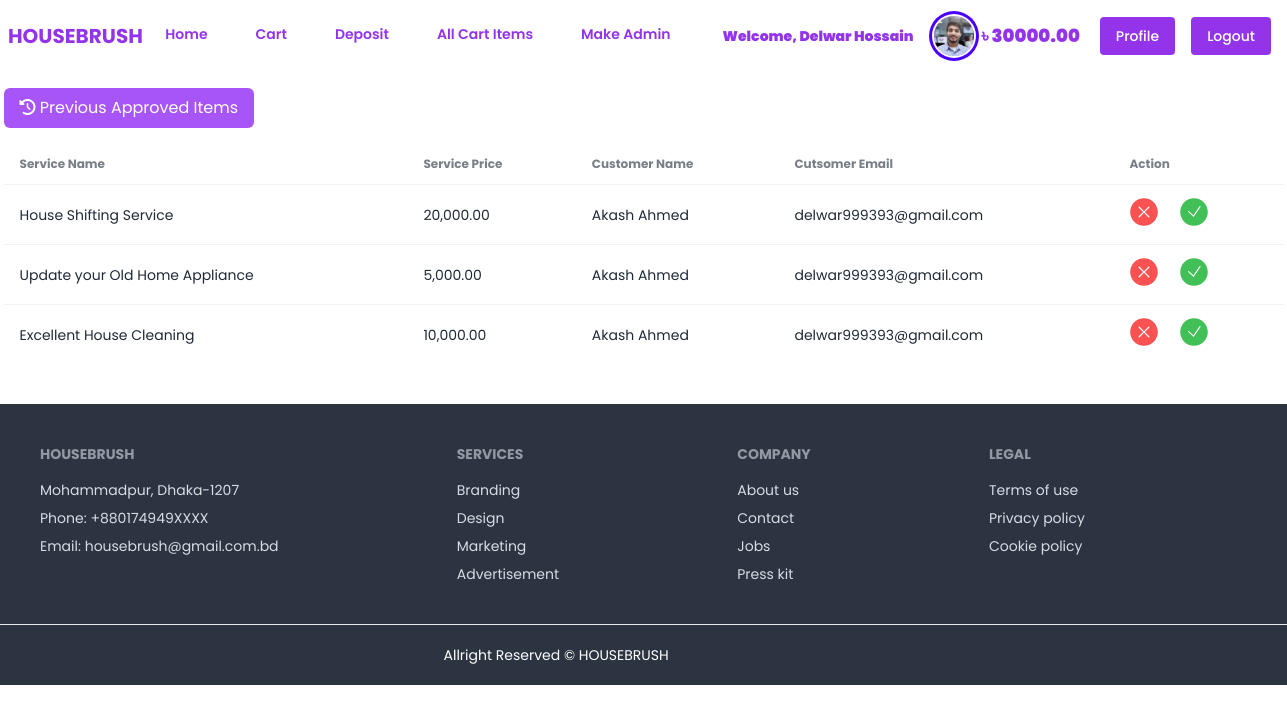
/services/cart_items/ (signed in), run on an earlier commit of the app's database.
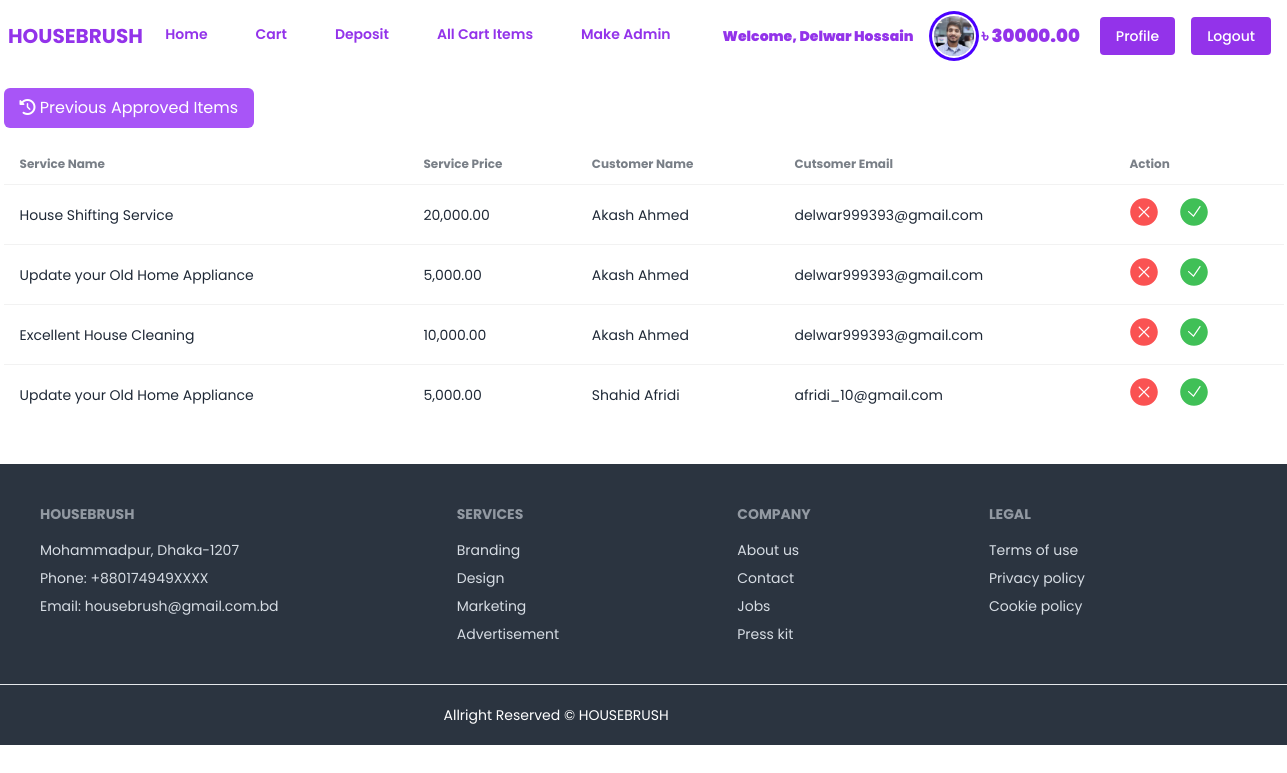
And on a later commit of the database.
### service/models.py (models this page shows, shortened)
class Cart(models.Model):
    service = models.ForeignKey(Service, on_delete = models.CASCADE)
    customer = models.ForeignKey(UserAccount, on_delete = models.CASCADE)
    is_order_confirm = models.BooleanField(default=False)

class Service(models.Model):
    service_name = models.CharField(max_length = 100)
    description = models.TextField()
    price = models.DecimalField(max_digits=12,decimal_places=2)
    image = models.ImageField(upload_to = 'service/images/')
    category = models.ForeignKey(Category, on_delete= models.CASCADE)

### account/models.py (models this page shows, shortened)
class UserAccount(AbstractUser):
    address = models.TextField()
    balance = models.DecimalField( max_digits=12, decimal_places=2, default=0, null=True, blank=True)
    image = models.ImageField(upload_to='account/images/')

### service/views.py (the view)
# urls.py: path('cart_items/', CartAllItemsView.as_view(), name='cart_items'),
class CartAllItemsView(LoginRequiredMixin, ListView):
    model = Cart
    template_name = 'service/admin_cart.html'
    context_object_name= 'items'
    def get_queryset(self):
        user_id = self.request.user.id
        queryset = Cart.objects.filter(is_order_confirm=False)
        return queryset

### service/templates/service/admin_cart.html (shortened to what this page needs)
{% extends "base.html" %}
{% load humanize %}
{% load static %}
{% block content %}
{% if 'approved' in request.path %}
    <button class="flex items-center my-4 px-4 py-2 bg-red-400 text-white rounded-md focus:outline-none focus:ring-2 focus:ring-red-400">
        <a href="{% url 'cart_items' %}">
            <i class="fa-solid fa-arrow-left-long"></i>
            Go Back
        </a>
    </button>
    {% else %}
      <button class="flex items-center my-4 px-4 py-2 bg-purple-500 text-white rounded-md focus:outline-none focus:ring-2 focus:ring-purple-500">
          <a href="{% url 'approved' %}">
           <i class="fa-solid fa-clock-rotate-left"></i>
          Previous Approved Items
        </a>
    </button>
{% endif %}
{% if items|length > 0 %}
<div class="overflow-x-auto">
  <table class="table">
    <thead>
      <tr>
        <th class="font-bold">Service Name</th>
        <th class="font-bold">Service Price</th>
        <th class="font-bold">Customer Name</th>
        <th class="font-bold">Cutsomer Email</th>
        <th class="font-bold">Action</th>
      </tr>
    </thead>
    <tbody>
      {% for item in items %}
        <tr>
            <td>
                {{item.service.service_name}}
            </td>
            <td>
                {{item.service.price|floatformat:2|intcomma }}
            </td>
            <td>{{item.customer.first_name}} {{item.customer.last_name}}</td>
            <td>{{ item.customer.email }}</td>
            <th class="flex gap-5">
                {% if item.is_order_confirm == True %}
                    <span class="text-green-500">Approved</span>
                {% else %}
                <a href="{% url "cancel" item.id %}" class="tooltip" data-tip="Cancel Service">
                </a>
                <a href="{% url "confirm" item.id %}" class="tooltip" data-tip="Approve Order">
                  <button class="">
                      <div class="svg-container hover:text-white">
                      </div>
                  </button>
                </a>
                {% endif %}
            </th>
        </tr>
      {% endfor %}
    </tbody>
  </table>
</div>
{% endif %}
{% endblock content %}

What changed in the data, as far as the page shows it:
added Cart: service.service_name "Update your Old Home Appliance", service.price "5,000.00", customer.first_name "Shahid", customer.last_name "Afridi", customer.email "afridi_10@gmail.com", is_order_confirm False (drawn)
